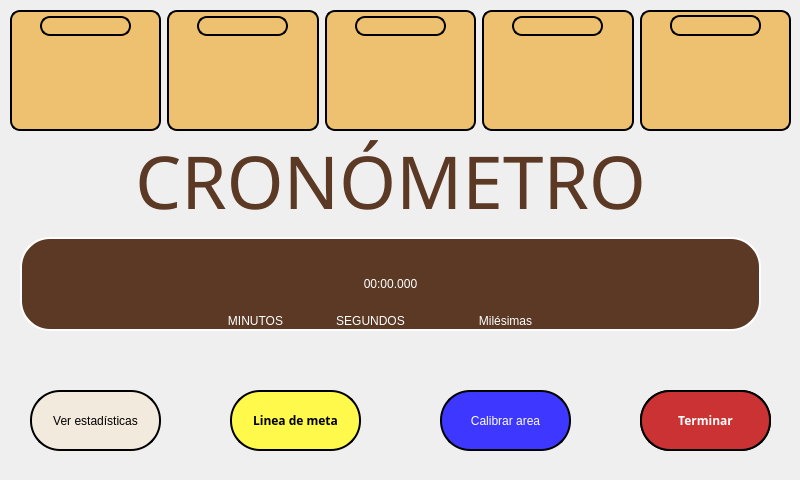
<?xml version="1.0" encoding="UTF-8"?>
<ui version="4.0">
 <class>MainWindow</class>
 <widget class="QMainWindow" name="MainWindow">
  <property name="geometry">
   <rect>
    <x>0</x>
    <y>0</y>
    <width>800</width>
    <height>480</height>
   </rect>
  </property>
  <property name="minimumSize">
   <size>
    <width>700</width>
    <height>480</height>
   </size>
  </property>
  <property name="maximumSize">
   <size>
    <width>800</width>
    <height>480</height>
   </size>
  </property>
  <property name="windowTitle">
   <string>Cronómetro</string>
  </property>
  <widget class="QWidget" name="centralwidget">
   <widget class="QLabel" name="label_fondo">
    <property name="geometry">
     <rect>
      <x>0</x>
      <y>0</y>
      <width>800</width>
      <height>480</height>
     </rect>
    </property>
    <property name="minimumSize">
     <size>
      <width>700</width>
      <height>480</height>
     </size>
    </property>
    <property name="maximumSize">
     <size>
      <width>800</width>
      <height>480</height>
     </size>
    </property>
    <property name="text">
     <string/>
    </property>
    <property name="pixmap">
     <pixmap>fondo_principal.png</pixmap>
    </property>
    <property name="scaledContents">
     <bool>true</bool>
    </property>
   </widget>
   <widget class="QPushButton" name="btn_detectar">
    <property name="geometry">
     <rect>
      <x>640</x>
      <y>390</y>
      <width>131</width>
      <height>61</height>
     </rect>
    </property>
    <property name="maximumSize">
     <size>
      <width>160</width>
      <height>160</height>
     </size>
    </property>
    <property name="font">
     <font>
      <family>AcadEref</family>
      <pointsize>9</pointsize>
      <weight>75</weight>
      <italic>false</italic>
      <bold>true</bold>
     </font>
    </property>
    <property name="cursor">
     <cursorShape>OpenHandCursor</cursorShape>
    </property>
    <property name="mouseTracking">
     <bool>false</bool>
    </property>
    <property name="tabletTracking">
     <bool>false</bool>
    </property>
    <property name="focusPolicy">
     <enum>Qt::StrongFocus</enum>
    </property>
    <property name="styleSheet">
     <string notr="true">QPushButton{
	background-color: rgb(128, 150, 56);
	color: rgb(255,255,255);  
	border-radius: 30px; 
	border: 2px solid #000;
	font: bold 9pt &quot;AcadEref&quot;;	
}

QPushButton:hover{
	background-color: rgb(73, 166, 39);
}</string>
    </property>
    <property name="text">
     <string>Iniciar detección</string>
    </property>
    <property name="shortcut">
     <string>Ctrl+D</string>
    </property>
    <property name="checkable">
     <bool>false</bool>
    </property>
    <property name="autoDefault">
     <bool>false</bool>
    </property>
    <property name="default">
     <bool>false</bool>
    </property>
    <property name="flat">
     <bool>false</bool>
    </property>
   </widget>
   <widget class="QPushButton" name="btn_terminar">
    <property name="geometry">
     <rect>
      <x>640</x>
      <y>390</y>
      <width>131</width>
      <height>61</height>
     </rect>
    </property>
    <property name="maximumSize">
     <size>
      <width>160</width>
      <height>160</height>
     </size>
    </property>
    <property name="font">
     <font>
      <family>AcadEref</family>
      <pointsize>9</pointsize>
      <weight>75</weight>
      <italic>false</italic>
      <bold>true</bold>
     </font>
    </property>
    <property name="cursor">
     <cursorShape>OpenHandCursor</cursorShape>
    </property>
    <property name="mouseTracking">
     <bool>false</bool>
    </property>
    <property name="tabletTracking">
     <bool>false</bool>
    </property>
    <property name="focusPolicy">
     <enum>Qt::StrongFocus</enum>
    </property>
    <property name="styleSheet">
     <string notr="true">QPushButton{
	background-color: rgb(203, 50, 52);
	color: rgb(255,255,255);  
	border-radius: 30px; 
	border: 2px solid #000;
	font: bold 9pt &quot;AcadEref&quot;;	
}

QPushButton:hover{
	background-color: rgb(232, 3, 27);
}</string>
    </property>
    <property name="text">
     <string>Terminar</string>
    </property>
    <property name="shortcut">
     <string>Ctrl+D</string>
    </property>
    <property name="checkable">
     <bool>false</bool>
    </property>
    <property name="autoDefault">
     <bool>false</bool>
    </property>
    <property name="default">
     <bool>false</bool>
    </property>
    <property name="flat">
     <bool>false</bool>
    </property>
   </widget>
   <widget class="QPushButton" name="btn_estadisticas">
    <property name="geometry">
     <rect>
      <x>30</x>
      <y>390</y>
      <width>131</width>
      <height>61</height>
     </rect>
    </property>
    <property name="cursor">
     <cursorShape>OpenHandCursor</cursorShape>
    </property>
    <property name="styleSheet">
     <string notr="true">QPushButton{
	background-color: rgb(242, 234, 220);
	color: rgb(0,0,0);  
	border-radius: 30px; 
	border: 2px solid #000;
	font: bold 9pt &quot;AcadEref&quot;;	
}

QPushButton:hover{
	background-color: rgb(172, 172, 172);
}</string>
    </property>
    <property name="text">
     <string>Ver estadísticas</string>
    </property>
   </widget>
   <widget class="QWidget" name="horizontalLayoutWidget">
    <property name="geometry">
     <rect>
      <x>10</x>
      <y>10</y>
      <width>781</width>
      <height>121</height>
     </rect>
    </property>
    <layout class="QHBoxLayout" name="horizontalLayout_2">
     <item>
      <widget class="QFrame" name="frame_1">
       <property name="styleSheet">
        <string notr="true">background-color: rgb(238, 193, 112);
border-radius: 10px; 
border: 2px solid #000;</string>
       </property>
       <property name="frameShape">
        <enum>QFrame::StyledPanel</enum>
       </property>
       <property name="frameShadow">
        <enum>QFrame::Raised</enum>
       </property>
       <widget class="QLabel" name="label_frame_1">
        <property name="geometry">
         <rect>
          <x>20</x>
          <y>30</y>
          <width>111</width>
          <height>81</height>
         </rect>
        </property>
        <property name="styleSheet">
         <string notr="true">border: none;</string>
        </property>
        <property name="text">
         <string/>
        </property>
        <property name="scaledContents">
         <bool>true</bool>
        </property>
       </widget>
       <widget class="QLabel" name="titulo_numero_vuelta_1">
        <property name="geometry">
         <rect>
          <x>30</x>
          <y>6</y>
          <width>91</width>
          <height>20</height>
         </rect>
        </property>
        <property name="font">
         <font>
          <family>Tw Cen MT Condensed Extra Bold</family>
          <pointsize>9</pointsize>
          <weight>50</weight>
          <italic>false</italic>
          <bold>false</bold>
         </font>
        </property>
        <property name="styleSheet">
         <string notr="true">font: 9pt &quot;Tw Cen MT Condensed Extra Bold&quot;;</string>
        </property>
        <property name="text">
         <string/>
        </property>
        <property name="alignment">
         <set>Qt::AlignCenter</set>
        </property>
       </widget>
      </widget>
     </item>
     <item>
      <widget class="QFrame" name="frame_2">
       <property name="styleSheet">
        <string notr="true">background-color: rgb(238, 193, 112);
border-radius: 10px; 
border: 2px solid #000;</string>
       </property>
       <property name="frameShape">
        <enum>QFrame::StyledPanel</enum>
       </property>
       <property name="frameShadow">
        <enum>QFrame::Raised</enum>
       </property>
       <widget class="QLabel" name="label_frame_2">
        <property name="geometry">
         <rect>
          <x>20</x>
          <y>30</y>
          <width>111</width>
          <height>81</height>
         </rect>
        </property>
        <property name="styleSheet">
         <string notr="true">border: none;</string>
        </property>
        <property name="text">
         <string/>
        </property>
        <property name="scaledContents">
         <bool>true</bool>
        </property>
       </widget>
       <widget class="QLabel" name="titulo_numero_vuelta_2">
        <property name="geometry">
         <rect>
          <x>30</x>
          <y>6</y>
          <width>91</width>
          <height>20</height>
         </rect>
        </property>
        <property name="font">
         <font>
          <family>Tw Cen MT Condensed Extra Bold</family>
          <pointsize>9</pointsize>
          <weight>50</weight>
          <italic>false</italic>
          <bold>false</bold>
         </font>
        </property>
        <property name="styleSheet">
         <string notr="true">font: 9pt &quot;Tw Cen MT Condensed Extra Bold&quot;;</string>
        </property>
        <property name="text">
         <string/>
        </property>
        <property name="alignment">
         <set>Qt::AlignCenter</set>
        </property>
       </widget>
      </widget>
     </item>
     <item>
      <widget class="QFrame" name="frame_3">
       <property name="styleSheet">
        <string notr="true">background-color: rgb(238, 193, 112);
border-radius: 10px; 
border: 2px solid #000;</string>
       </property>
       <property name="frameShape">
        <enum>QFrame::StyledPanel</enum>
       </property>
       <property name="frameShadow">
        <enum>QFrame::Raised</enum>
       </property>
       <widget class="QLabel" name="label_frame_3">
        <property name="geometry">
         <rect>
          <x>20</x>
          <y>30</y>
          <width>111</width>
          <height>81</height>
         </rect>
        </property>
        <property name="styleSheet">
         <string notr="true">border: none;</string>
        </property>
        <property name="text">
         <string/>
        </property>
        <property name="scaledContents">
         <bool>true</bool>
        </property>
       </widget>
       <widget class="QLabel" name="titulo_numero_vuelta_3">
        <property name="geometry">
         <rect>
          <x>30</x>
          <y>6</y>
          <width>91</width>
          <height>20</height>
         </rect>
        </property>
        <property name="font">
         <font>
          <family>Tw Cen MT Condensed Extra Bold</family>
          <pointsize>9</pointsize>
          <weight>50</weight>
          <italic>false</italic>
          <bold>false</bold>
         </font>
        </property>
        <property name="styleSheet">
         <string notr="true">font: 9pt &quot;Tw Cen MT Condensed Extra Bold&quot;;</string>
        </property>
        <property name="text">
         <string/>
        </property>
        <property name="alignment">
         <set>Qt::AlignCenter</set>
        </property>
       </widget>
      </widget>
     </item>
     <item>
      <widget class="QFrame" name="frame_4">
       <property name="styleSheet">
        <string notr="true">background-color: rgb(238, 193, 112);
border-radius: 10px; 
border: 2px solid #000;</string>
       </property>
       <property name="frameShape">
        <enum>QFrame::StyledPanel</enum>
       </property>
       <property name="frameShadow">
        <enum>QFrame::Raised</enum>
       </property>
       <widget class="QLabel" name="label_frame_4">
        <property name="geometry">
         <rect>
          <x>20</x>
          <y>30</y>
          <width>111</width>
          <height>81</height>
         </rect>
        </property>
        <property name="styleSheet">
         <string notr="true">border: none;</string>
        </property>
        <property name="text">
         <string/>
        </property>
        <property name="scaledContents">
         <bool>true</bool>
        </property>
       </widget>
       <widget class="QLabel" name="titulo_numero_vuelta_4">
        <property name="geometry">
         <rect>
          <x>30</x>
          <y>6</y>
          <width>91</width>
          <height>20</height>
         </rect>
        </property>
        <property name="font">
         <font>
          <family>Tw Cen MT Condensed Extra Bold</family>
          <pointsize>9</pointsize>
          <weight>50</weight>
          <italic>false</italic>
          <bold>false</bold>
         </font>
        </property>
        <property name="styleSheet">
         <string notr="true">font: 9pt &quot;Tw Cen MT Condensed Extra Bold&quot;;</string>
        </property>
        <property name="text">
         <string/>
        </property>
        <property name="alignment">
         <set>Qt::AlignCenter</set>
        </property>
       </widget>
      </widget>
     </item>
     <item>
      <widget class="QFrame" name="frame_5">
       <property name="styleSheet">
        <string notr="true">background-color: rgb(238, 193, 112);
border-radius: 10px; 
border: 2px solid #000;</string>
       </property>
       <property name="frameShape">
        <enum>QFrame::StyledPanel</enum>
       </property>
       <property name="frameShadow">
        <enum>QFrame::Raised</enum>
       </property>
       <widget class="QLabel" name="label_frame_5">
        <property name="geometry">
         <rect>
          <x>20</x>
          <y>30</y>
          <width>111</width>
          <height>81</height>
         </rect>
        </property>
        <property name="styleSheet">
         <string notr="true">border: none;</string>
        </property>
        <property name="text">
         <string/>
        </property>
        <property name="scaledContents">
         <bool>true</bool>
        </property>
       </widget>
       <widget class="QLabel" name="titulo_numero_vuelta_5">
        <property name="geometry">
         <rect>
          <x>30</x>
          <y>5</y>
          <width>91</width>
          <height>21</height>
         </rect>
        </property>
        <property name="font">
         <font>
          <family>Tw Cen MT Condensed Extra Bold</family>
          <pointsize>9</pointsize>
          <weight>50</weight>
          <italic>false</italic>
          <bold>false</bold>
         </font>
        </property>
        <property name="styleSheet">
         <string notr="true">font: 9pt &quot;Tw Cen MT Condensed Extra Bold&quot;;</string>
        </property>
        <property name="text">
         <string/>
        </property>
        <property name="alignment">
         <set>Qt::AlignCenter</set>
        </property>
       </widget>
      </widget>
     </item>
    </layout>
   </widget>
   <widget class="QWidget" name="verticalLayoutWidget">
    <property name="geometry">
     <rect>
      <x>20</x>
      <y>130</y>
      <width>741</width>
      <height>201</height>
     </rect>
    </property>
    <layout class="QVBoxLayout" name="verticalLayout">
     <property name="leftMargin">
      <number>0</number>
     </property>
     <item>
      <widget class="QLabel" name="label_titulo">
       <property name="font">
        <font>
         <family>Tw Cen MT Condensed Extra Bold</family>
         <pointsize>36</pointsize>
         <weight>50</weight>
         <italic>false</italic>
         <bold>false</bold>
        </font>
       </property>
       <property name="styleSheet">
        <string notr="true">QLabel{
	font: 36pt &quot;Tw Cen MT Condensed Extra Bold&quot;;
	color: rgb(75, 54, 33);
	color: rgb(91, 57, 36);
}</string>
       </property>
       <property name="text">
        <string>&lt;html&gt;&lt;head/&gt;&lt;body&gt;&lt;p&gt;&lt;span style=&quot; font-size:55pt;&quot;&gt;CRONÓMETRO&lt;/span&gt;&lt;/p&gt;&lt;/body&gt;&lt;/html&gt;</string>
       </property>
       <property name="alignment">
        <set>Qt::AlignCenter</set>
       </property>
      </widget>
     </item>
     <item>
      <widget class="QLabel" name="label_cronometro_actual">
       <property name="styleSheet">
        <string notr="true">background-color: rgb(75, 54, 33);
background-color: rgb(91, 57, 36);
font: 87 52pt &quot;Arial Black&quot;;
color: rgb(255, 255, 255);
border-radius: 30px; 
border: 2px solid #fff;</string>
       </property>
       <property name="text">
        <string>00:00.000</string>
       </property>
       <property name="alignment">
        <set>Qt::AlignCenter</set>
       </property>
      </widget>
     </item>
    </layout>
   </widget>
   <widget class="QLabel" name="label_2">
    <property name="geometry">
     <rect>
      <x>220</x>
      <y>290</y>
      <width>71</width>
      <height>61</height>
     </rect>
    </property>
    <property name="styleSheet">
     <string notr="true">color: rgb(255, 255, 255);
font: 87 6pt &quot;Arial Black&quot;;</string>
    </property>
    <property name="text">
     <string>MINUTOS</string>
    </property>
    <property name="alignment">
     <set>Qt::AlignCenter</set>
    </property>
   </widget>
   <widget class="QLabel" name="label_4">
    <property name="geometry">
     <rect>
      <x>460</x>
      <y>280</y>
      <width>91</width>
      <height>81</height>
     </rect>
    </property>
    <property name="styleSheet">
     <string notr="true">color: rgb(255, 255, 255);
font: 87 6pt &quot;Arial Black&quot;;</string>
    </property>
    <property name="text">
     <string>Milésimas</string>
    </property>
    <property name="alignment">
     <set>Qt::AlignCenter</set>
    </property>
   </widget>
   <widget class="QLabel" name="label_3">
    <property name="geometry">
     <rect>
      <x>320</x>
      <y>290</y>
      <width>101</width>
      <height>61</height>
     </rect>
    </property>
    <property name="styleSheet">
     <string notr="true">color: rgb(255, 255, 255);
font: 87 6pt &quot;Arial Black&quot;;</string>
    </property>
    <property name="text">
     <string>SEGUNDOS</string>
    </property>
    <property name="alignment">
     <set>Qt::AlignCenter</set>
    </property>
   </widget>
   <widget class="QPushButton" name="btn_linea_de_meta">
    <property name="geometry">
     <rect>
      <x>230</x>
      <y>390</y>
      <width>131</width>
      <height>61</height>
     </rect>
    </property>
    <property name="maximumSize">
     <size>
      <width>160</width>
      <height>160</height>
     </size>
    </property>
    <property name="font">
     <font>
      <family>AcadEref</family>
      <pointsize>9</pointsize>
      <weight>75</weight>
      <italic>false</italic>
      <bold>true</bold>
     </font>
    </property>
    <property name="cursor">
     <cursorShape>OpenHandCursor</cursorShape>
    </property>
    <property name="mouseTracking">
     <bool>false</bool>
    </property>
    <property name="tabletTracking">
     <bool>false</bool>
    </property>
    <property name="focusPolicy">
     <enum>Qt::StrongFocus</enum>
    </property>
    <property name="styleSheet">
     <string notr="true">QPushButton{
	background-color: rgb(255, 249, 75);
	color: rgb(0,0,0);  
	border-radius: 30px; 
	border: 2px solid #000;
	font: bold 9pt &quot;AcadEref&quot;;	
}

QPushButton:hover{
	background-color: rgb(154, 154, 40);
}</string>
    </property>
    <property name="text">
     <string>Linea de meta</string>
    </property>
    <property name="shortcut">
     <string>Ctrl+D</string>
    </property>
    <property name="checkable">
     <bool>false</bool>
    </property>
    <property name="autoDefault">
     <bool>false</bool>
    </property>
    <property name="default">
     <bool>false</bool>
    </property>
    <property name="flat">
     <bool>false</bool>
    </property>
   </widget>
   <widget class="QPushButton" name="btn_abrir_calibrar">
    <property name="geometry">
     <rect>
      <x>440</x>
      <y>390</y>
      <width>131</width>
      <height>61</height>
     </rect>
    </property>
    <property name="cursor">
     <cursorShape>OpenHandCursor</cursorShape>
    </property>
    <property name="styleSheet">
     <string notr="true">QPushButton{
	
	background-color: rgb(61, 55, 255);
	color: #fff;
	border-radius: 30px; 
	border: 2px solid #000;
	font: bold 9pt &quot;AcadEref&quot;;
}

QPushButton:hover{
	
	background-color: rgb(126, 150, 255);
}</string>
    </property>
    <property name="text">
     <string>Calibrar area</string>
    </property>
   </widget>
  </widget>
 </widget>
 <resources/>
 <connections/>
</ui>
